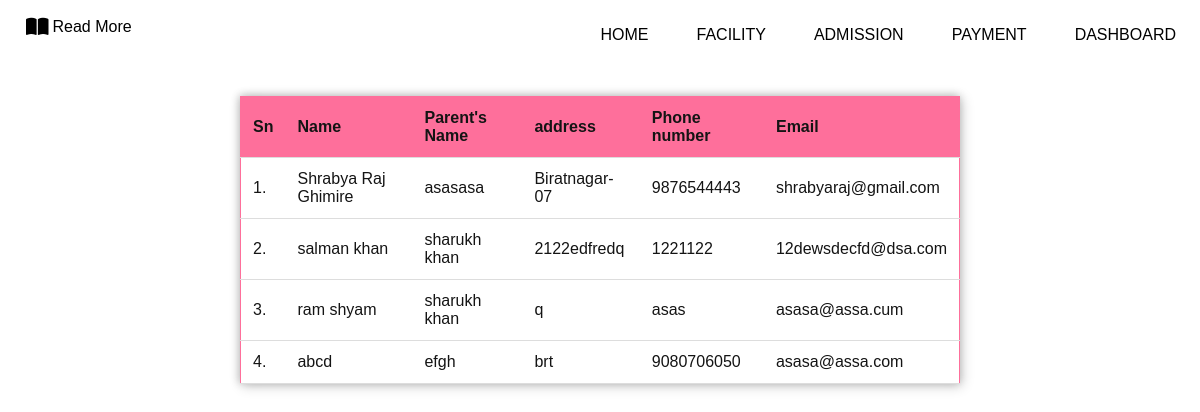
/students, run on the app's committed database.
### home/models.py (models this page shows)
class admission1(models.Model):
    yname = models.CharField(max_length=122)
    pname = models.CharField(max_length=122)
    occupation = models.CharField(max_length=122)
    phone = models.CharField(max_length=122)
    dob = models.CharField(max_length=122)
    address = models.CharField(max_length=122)
    email =  models.EmailField(max_length=122)

### home/views.py (the view)
# urls.py: path("students", views.student, name='students'),
def student(request):
     alldata = admission1.objects.all()
     context = {'data': alldata}
     return render(request,'students.html', context)

### templates/students.html (shortened to what this page needs)
{% load static %}
<html lang="en">
<head>
    <link rel="stylesheet" href="{% static 'css/style.css' %}">
    <link rel="stylesheet" href="{% static 'css/dashboard.css' %}">
</head>
<body>
    <header class="header" id="header">
        <nav class="nav container">
            <a href="/" class="nav_logo">
                <i class="fa-solid fa-book-open"></i> Read More
            </a>
            <div class="nav_menu" id="nav-menu">
                <ul class="nav_list">
                    <li class="nav_items">
                        <a href="/" class="nav_link">Home</a>
                    </li>
                    <li class="nav_items">
                        <a href="/facility" class="nav_link">Facility</a>
                    </li>
                    <li class="nav_items">
                        <a href="/admission" class="nav_link">Admission</a>
                    </li>
                    <li class="nav_items">
                        <a href="/payment" class="nav_link">Payment</a>
                    </li>
                    <li class="nav_items">
                        <a href="/dashboard" class="nav_link">Dashboard</a>
                    </li>
                </ul>
            </div>
        </nav>
    </header>
    <section class="table section">
        <table style="width:60%">
            <tr id="table-head">
                <th>Sn</th>
                <th>Name</th>
                <th>Parent's Name</th>
                <th>address</th>
                <th>Phone number</th>
                <th>Email</th>
            </tr>
            {% for admission1 in data %}
            <tr class="tr1">
                <td>{{forloop.counter}}.</td>
                <td>{{admission1.yname}}</td>
                <td>{{admission1.pname}}</td>
                <td>{{admission1.address}}</td>
                <td>{{admission1.phone}}</td>
                <td>{{admission1.email}}</td>
            </tr>
            {% endfor %}
        </table>
    </section>
</body>
</html>

### static/css/style.css (style rules this page uses)
:root { --header-height: 3.5rem; --first-color: #fe6f9b; --first-color-alt: #fcb424; --title-color: black; --text-color: #141414; --text-color-light: hsl(219, 4%, 55%); --white-color: #fff; --body-color: white; --container-color: hsl(219, 4%, 7%); --body-font: 'Exo', sans-serif; --h1-font-size: 1.5rem; --h2-font-size: 1.25rem; --h3-font-size: 1rem; --normal-font-size: .938rem; --small-font-size: .813rem; --smaller-font-size: .75rem; --font-medium: 500; --font-semi-bold: 600; --z-tooltip: 10; --z-fixed: 100; }
@media screen and (min-width: 968px) { :root { --h1-font-size: 2.25rem; --h2-font-size: 1.5rem; --h3-font-size: 1.25rem; --normal-font-size: 1rem; --small-font-size: .875rem; --smaller-font-size: .813rem; } }
* { box-sizing: border-box; padding: 0; margin: 0; }
html { scroll-behavior: smooth; }
body { font-family: var(--body-font); font-size: var(--normal-font-size); background-color: var(--body-color); color: var(--text-color); }
h1, h2, h3, { color: var(--title-color); font-weight: var(--font-medium); }
ul { list-style: none; }
a { text-decoration: none; }
.container { max-width: 100%; margin-left: 1.5rem; margin-right: 1.5rem; }
.section { padding: 4.5rem 0 2rem; }
.header { width: 100%; background-color: transparent; position: fixed; top: 0; left: 0; z-index: var(--z-fixed); }
.nav { height: var(--header-height); display: flex; justify-content: space-between; align-items: center; }
.nav_logo, .nav_toggle { color: var(--title-color); display: inline-flex; }
.nav_logo { margin-right: -1rem; align-items: center; column-gap: .25rem; font-weight: var(--font-medium); transition: .3s; }
.nav_logo i { font-size: 1.25rem; }
@media screen and (min-width: 767px) { .section { padding: 7rem 0 2rem; } }
@media screen and (min-width: 767px) { .nav { height: auto; margin-top: 10px; } }
@media screen and (min-width: 767px) { .nav_logo { margin-left: 2px; } }
@media screen and (min-width: 767px) { .nav_list { display: flex; flex-direction: row; column-gap: 3rem; padding-top: 1rem; } }
@media screen and (min-width: 767px) { .nav_link { text-transform: uppercase; color: var(--title-color); font-weight: var(--font-medium); transition: .3s; } }

### static/css/dashboard.css (style rules this page uses)
.table { padding-top: 15rem; }
table { position: absolute; left: 50%; right: 50%; transform: translate(-50%, -50%); border-collapse: collapse; width: 50rem; height: 12.5rem; border: 1px solid var(--first-color); box-shadow: 2px 2px 12px rgba(0, 0, 0, 0.2), -1px -1px 8px rgba(0, 0, 0, 0.2); }
tr { transition: all .2s ease-in; cursor: pointer; }
th, td { padding: 12px; text-align: left; border-bottom: 1px solid #ddd; }
#table-head { background-color: var(--first-color); }

### data on the page
admission1: yname "Shrabya Raj Ghimire", pname "asasasa", address "Biratnagar-07", phone "9876544443", email "shrabyaraj@gmail.com"
admission1: yname "salman khan", pname "sharukh khan", address "2122edfredq", phone "1221122", email "12dewsdecfd@dsa.com"
admission1: yname "ram shyam", pname "sharukh khan", address "q", phone "asas", email "asasa@assa.cum"
admission1: yname "abcd", pname "efgh", address "brt", phone "9080706050", email "asasa@assa.com"
